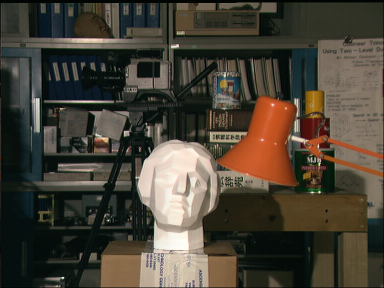
#> input picture Project2_data/tsucuba_left.png, 384 x 288 px, found by its file name
$ python Project2_task2.py
#> lines starting #> are read from the running program, lines starting #| are printed output that depends on the picture
import cv2
import numpy as np
import copy
from matplotlib import pyplot as plt

def findingspots(line,img):
    w=img.shape[1]
    lpt1=[]
    lpt2=[]
    for n in range(0,len(line)):
        aa=line[n][0,0]
        bb=line[n][0,1]
        cc=line[n][0,2]
        lpt1.append([0,int(-cc/bb)])
        lpt2.append([w,int(-(aa*w+cc)/bb)])

    return lpt1,lpt2

img1=cv2.imread("/Users/yangyunchen/Dropbox/Python/Project2_data/tsucuba_left.png")
#> img1 is the input picture: shape (288, 384, 3); mean B, G, R 54.7, 66.6, 73.2
img2=cv2.imread("/Users/yangyunchen/Dropbox/Python/Project2_data/tsucuba_right.png")
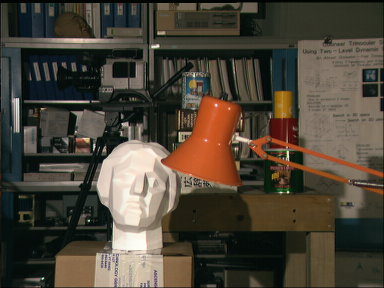
#> input picture Project2_data/tsucuba_right.png, 384 x 288 px, found by its file name
#> img2 is the input picture: shape (288, 384, 3); mean B, G, R 55.6, 68.2, 75.9

img1_g=cv2.cvtColor(img1,cv2.COLOR_BGR2GRAY)
img2_g=cv2.cvtColor(img2,cv2.COLOR_BGR2GRAY)

sift=cv2.xfeatures2d.SIFT_create()
Kp1, des1=sift.detectAndCompute(img1_g,None)
#> Kp1 = 717 keypoints; strongest (x, y, size): (174, 178, 47.3), (126, 133, 3.8), (177, 46, 2.7), (36, 102, 5.7)
Kp2, des2=sift.detectAndCompute(img2_g,None)
#> Kp2 = 708 keypoints; strongest (x, y, size): (94, 146, 1.9), (133, 178, 47.6), (157, 46, 2.7), (288, 153, 1.9)
img1_k=copy.deepcopy(img1)
img2_k=copy.deepcopy(img2)
cv2.drawKeypoints(img1,Kp1,img1_k,color=(0,0,255))
cv2.drawKeypoints(img2,Kp2,img2_k,color=(0,0,255))
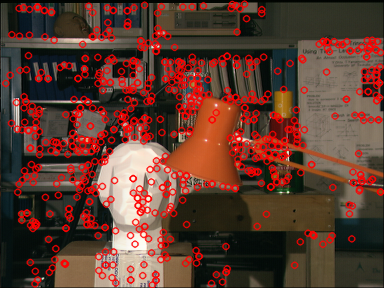
#> img2_k: shape (288, 384, 3); mean B, G, R 48.2, 59.5, 95.9

bf=cv2.BFMatcher()
matching = bf.knnMatch(des1,des2, k=2)
#> matching = 717 matches
good_match=[]

for m,n in matching:
    if m.distance<0.75*n.distance:
        good_match.append(m)
#> after the loop, good_match = 279 matches

img_match_knn=cv2.drawMatches(img1,Kp1,img2,Kp2,good_match,None,(0,255,255),None,None,2)
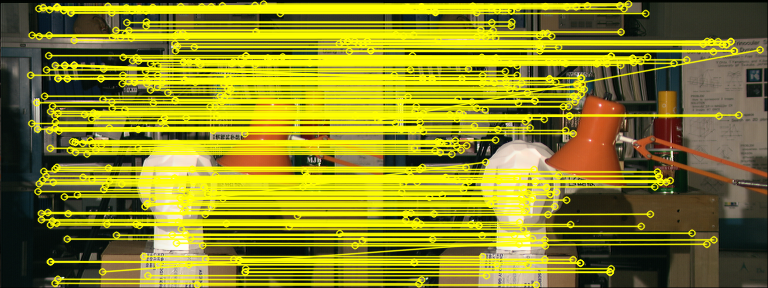
#> img_match_knn: shape (288, 768, 3); mean B, G, R 33.4, 135.3, 140

KpL1=[]
KpL2=[]
for i in range(0,len(good_match)):
    KpL1.append(Kp1[good_match[i].queryIdx].pt)
    KpL2.append(Kp2[good_match[i].trainIdx].pt)
#> after the loop, KpL1 = 279 pairs, first value 30.22 to 377.5, second value 3.55 to 284.5; KpL2 = 279 pairs, first value 9.74 to 375.6, second value 3.54 to 284.5

KpLpt1=np.float32(KpL1)#.reshape(-1,1,2)
#> KpLpt1 has the same summary as KpL1
KpLpt2=np.float32(KpL2)#.reshape(-1,1,2)
#> KpLpt2 has the same summary as KpL2

Matrix_F,mask=cv2.findFundamentalMat(KpLpt1,KpLpt2,cv2.RANSAC,5)
#> Matrix_F = [[5.15e-06, -0.000256, 0.0482], [0.000268, -1.35e-05, 0.0913], [-0.0495, -0.0956, 1]]; mask = 279 values, max 1 at index 0, min 0 at index 33, mean 0.946
print(Matrix_F)
#| [[ 5.14684547e-06 -2.55966622e-04  4.82477296e-02]
#|  [ 2.68323005e-04 -1.34978306e-05  9.12963175e-02]
#|  [-4.95046891e-02 -9.56420425e-02  1.00000000e+00]]
mask_list=mask.ravel().tolist()
#> mask_list has the same summary as mask
count=0
index=[]
while count<10:
    num=np.random.randint(0,len(good_match))
    if num in index:
        continue
    elif mask_list[num]==0:
        continue
    else:
        count=count+1
        index.append(num)
#> this loop made 11 passes
#> num on passes 1 to 11: 172, 47, 117, 192, 251, 195, 9, 211, 277, 242, 87
#> after the loop, count = 10; index = [172, 47, 192, 251, 195, 9, 211, 277, 242, 87]

img_homo=cv2.drawMatches(img1,Kp1,img2,Kp2,good_match,None,(0,0,255),None,mask_list,2)
img_homo_rand=cv2.drawMatches(img1,Kp1,img2,Kp2,[good_match[i] for i in index],None,(0,0,255),None,[mask_list[i] for i in index],2)
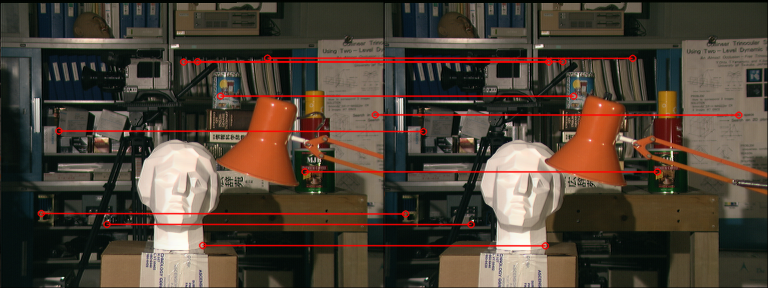
#> img_homo_rand: shape (288, 768, 3); mean B, G, R 53.9, 66, 78.8
kps1=np.int32([KpLpt1[i,:] for i in index])
#> kps1 = [[183, 61], [58, 130], [197, 61], [304, 171], [202, 244], [40, 212], [220, 95], [374, 114], [267, 57], [106, 223]]
kps2=np.int32([KpLpt2[i,:] for i in index])
#> kps2 = [[164, 61], [38, 131], [178, 61], [272, 171], [160, 245], [21, 213], [189, 95], [354, 114], [248, 57], [86, 224]]

epline1=cv2.computeCorrespondEpilines(kps2.reshape(-1,1,2),2,Matrix_F)
#> epline1 = [[-0.227, -0.974, 101.9], [-0.131, -0.991, 136.9], [-0.221, -0.975, 104.1], [-0.0133, -1, 177.4], [0.121, -0.993, 220.6], [0.0744, -0.997, 206], [-0.157, -0.988, 127.7], [-0.0907, -0.996, 151.1], [-0.202, -0.979, 111.3], [0.0911, -0.996, 211.2]]
epline2=cv2.computeCorrespondEpilines(kps1.reshape(-1,1,2),1,Matrix_F)
#> epline2 = [[0.234, 0.972, -96.78], [0.144, 0.99, -134.7], [0.229, 0.974, -99.07], [0.0354, 0.999, -178.2], [-0.0922, 0.996, -226.4], [-0.0585, 0.998, -214], [0.166, 0.986, -125.6], [0.11, 0.994, -148.6], [0.211, 0.977, -106.5], [-0.0708, 0.997, -218.6]]
epline1.reshape(-1,3)
epline2.reshape(-1,3)
hpt1_1,hpt1_2=findingspots(epline1,img1_g)
#> the loop in findingspots, `for n in range(0,len(line)):` made 10 passes
#> after the loop in findingspots, `for n in range(0,len(line)):`: lpt1 = [[0, 104], [0, 138], [0, 106], [0, 177], [0, 222], [0, 206], [0, 129], [0, 151], [0, 113], [0, 212]]; lpt2 = [[384, 15], [384, 87], [384, 19], [384, 172], [384, 269], [384, 235], [384, 68], [384, 116], [384, 34], [384, 247]]
#> hpt1_1 has the same summary as lpt1 in findingspots; hpt1_2 has the same summary as lpt2 in findingspots
hpt2_1,hpt2_2=findingspots(epline2,img2_g)
#> the loop in findingspots (call 2), `for n in range(0,len(line)):` made 10 passes
#> hpt2_1 = [[0, 99], [0, 136], [0, 101], [0, 178], [0, 227], [0, 214], [0, 127], [0, 149], [0, 108], [0, 219]]; hpt2_2 = [[384, 7], [384, 80], [384, 11], [384, 164], [384, 262], [384, 236], [384, 62], [384, 107], [384, 26], [384, 246]]

img1_ep=copy.deepcopy(img1)
img2_ep=copy.deepcopy(img2)
color=np.random.randint(0,255,30).reshape(10,3)

for num in range(0,10):
    img1_ep=cv2.line(img1_ep,(hpt1_1[num][0],hpt1_1[num][1]),(hpt1_2[num][0],hpt1_2[num][1]),color[num,:].tolist())
    img2_ep=cv2.circle(img2_ep,([KpLpt2[i,:] for i in index][num][0].astype(int),[KpLpt2[i,:] for i in index][num][1].astype(int)),3,color[num,:].tolist(),2)
    img2_ep=cv2.line(img2_ep,(hpt2_1[num][0],hpt2_1[num][1]),(hpt2_2[num][0],hpt2_2[num][1]),color[num,:].tolist())
    img1_ep=cv2.circle(img1_ep,([KpLpt1[i,:] for i in index][num][0].astype(int),[KpLpt1[i,:] for i in index][num][1].astype(int)),3,color[num,:].tolist(),2)
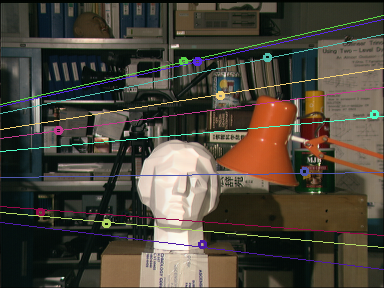
#> img1_ep: shape (288, 384, 3); mean B, G, R 58.4, 69.4, 75.6
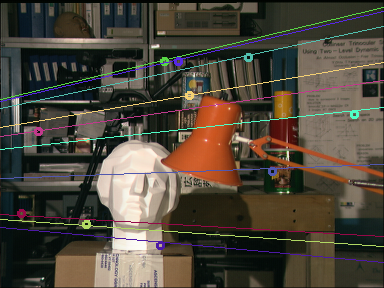
#> img2_ep: shape (288, 384, 3); mean B, G, R 59.2, 70.9, 78.2

stereo=cv2.StereoBM_create(48,15)
disparity=stereo.compute(img1_g,img2_g)
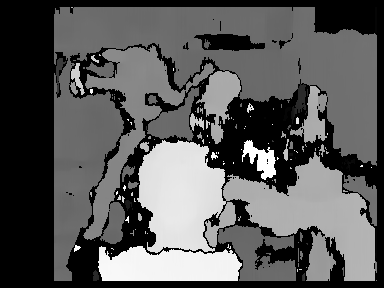
#> disparity: shape (288, 384) int16; min -16, max 752, mean 252; drawn with min black and max white

cv2.imshow("img1",img1)
cv2.imshow("img2",img2)
cv2.imshow("img1_k",img1_k)
cv2.imshow("img2_k",img2_k)
cv2.imshow("Matching_knn",img_match_knn)
cv2.imshow("Matching_knn",img_match_knn)
cv2.imshow("Matching_homo",img_homo)
cv2.imshow("Matching_homo_rand",img_homo_rand)
cv2.imshow("img1_ep",img1_ep)
cv2.imshow("img2_ep",img2_ep)

plt.imshow(disparity,'gray')
plt.show()
